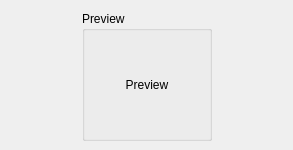
<?xml version="1.0" encoding="UTF-8"?>
<ui version="4.0">
 <class>QtDcmPreviewWidget</class>
 <widget class="QWidget" name="QtDcmPreviewWidget">
  <property name="geometry">
   <rect>
    <x>0</x>
    <y>0</y>
    <width>293</width>
    <height>150</height>
   </rect>
  </property>
  <property name="minimumSize">
   <size>
    <width>0</width>
    <height>150</height>
   </size>
  </property>
  <property name="maximumSize">
   <size>
    <width>16777215</width>
    <height>150</height>
   </size>
  </property>
  <property name="windowTitle">
   <string>Form</string>
  </property>
  <layout class="QGridLayout" name="gridLayout_2">
   <item row="0" column="1">
    <widget class="QGroupBox" name="previewGroupBox">
     <property name="minimumSize">
      <size>
       <width>130</width>
       <height>130</height>
      </size>
     </property>
     <property name="title">
      <string>Preview</string>
     </property>
     <layout class="QGridLayout" name="gridLayout">
      <property name="margin">
       <number>0</number>
      </property>
      <property name="spacing">
       <number>0</number>
      </property>
      <item row="0" column="0">
       <widget class="QLabel" name="imageLabel">
        <property name="text">
         <string>Preview</string>
        </property>
        <property name="alignment">
         <set>Qt::AlignCenter</set>
        </property>
       </widget>
      </item>
     </layout>
    </widget>
   </item>
   <item row="0" column="0">
    <spacer name="horizontalSpacer">
     <property name="orientation">
      <enum>Qt::Horizontal</enum>
     </property>
     <property name="sizeHint" stdset="0">
      <size>
       <width>40</width>
       <height>20</height>
      </size>
     </property>
    </spacer>
   </item>
   <item row="0" column="2">
    <spacer name="horizontalSpacer_2">
     <property name="orientation">
      <enum>Qt::Horizontal</enum>
     </property>
     <property name="sizeHint" stdset="0">
      <size>
       <width>40</width>
       <height>20</height>
      </size>
     </property>
    </spacer>
   </item>
  </layout>
 </widget>
 <resources/>
 <connections/>
</ui>
